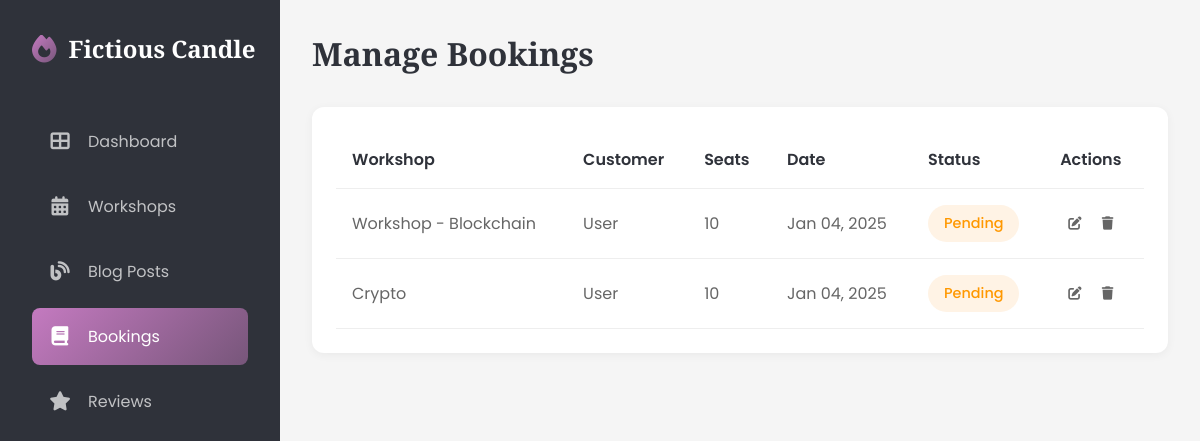
The page /dashboard/bookings/ (signed in) on the database as committed earlier.
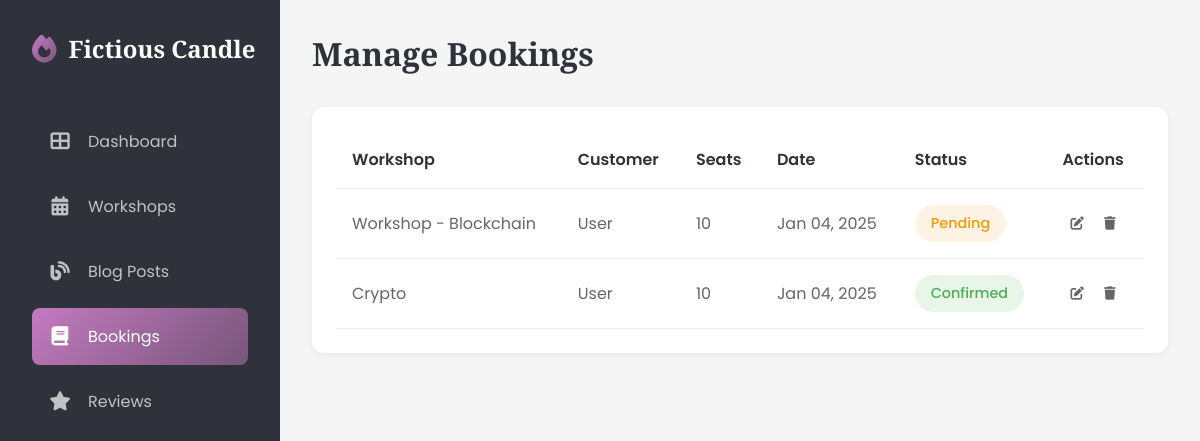
The same page on the database as committed later.
### candle/models.py (models this page shows, shortened)
class Booking(models.Model):
    STATUS_CHOICES = [
        ('confirmed', 'Confirmed'),
        ('pending', 'Pending'),
        ('cancelled', 'Cancelled'),
    ]
    user = models.ForeignKey(User, on_delete=models.CASCADE, related_name='bookings', related_query_name='booking')
    workshop = models.ForeignKey(CandleWorkshop, on_delete=models.CASCADE, related_name='bookings', related_query_name='booking')
    booking_date = models.DateTimeField(auto_now_add=True)
    number_of_seats = models.IntegerField()
    status = models.CharField(
        max_length=10,
        choices=STATUS_CHOICES,
        default='pending'
    )
    class Meta:
        ordering = ['-booking_date']

class CandleWorkshop(models.Model):
    title = models.CharField(max_length=255)
    description = models.TextField()
    duration = models.FloatField(
        help_text='Duration of the workshop in hours (e.g., 1.5 for 1.5 hours)'
    )
    thumbnail = models.ImageField(
        upload_to='workshop_thumbnails/',
        null=True,
        blank=True,
        help_text='Featured image for the workshop'
    )
    date = models.DateField()
    time = models.TimeField()
    price = models.DecimalField(max_digits=10, decimal_places=2)
    capacity = models.IntegerField()
    class Meta:
        ordering = ("-date",)

### candle/views.py (the view)
# urls.py: path("bookings/",DashboardBookingView.as_view(),name="dashboard_bookings"),
class DashboardBookingView(LoginRequiredMixin,ListView):
    model = Booking
    template_name = "candle/dashboard/bookings.html"
    context_object_name = 'bookings'
    paginate_by = 10
    def get_queryset(self):
        user = self.request.user
        if user.is_superuser:
            return Booking.objects.all().order_by('-booking_date')
        return Booking.objects.filter(user=user).order_by('-booking_date')
    def get_context_data(self, **kwargs):
        context = super().get_context_data(**kwargs)
        context["active_menu"] = "bookings"
        return context

### candle/context_processors.py (called while the page is built)
def company_info(request):
    config = {
        "latest_blogs":Blogpost.objects.all()[:6],
        "latest_workshops":CandleWorkshop.objects.all()[:6]
    }
    try:
        config.update(Config.objects.first().as_dict())
    except Exception as e:
        pass
    return config

### candle/models.py (called while the page is built)
    def as_dict(self):
        return {
            'site_name': self.site_name or '',
            'site_title': self.site_title or '',
            'site_description': self.site_description or '',
            'facebook_url': self.facebook_url or '',
            'instagram_url': self.instagram_url or '',
            "pinterest_url": self.pinterest_url or ""
        }

### candle/templates/candle/dashboard/bookings.html (shortened to what this page needs)
{% extends 'candle/dashboard/base.html' %}
{% block content %}
<main class="main-content">
    <div class="page-header">
        <h1 class="page-title">Manage Bookings</h1>
    </div>
    <div class="table-container">
        {% if not bookings %}
        <div class="empty-state">
            <i class="fas fa-calendar-xmark"></i>
            <p>No Recent Bookings</p>
            <span>New bookings will appear here</span>
        </div>
        {% else %}
        <table>
            <thead>
                <tr>
                    <th>Workshop</th>
                    {% if user.is_superuser %}
                    <th>Customer</th>
                    {% endif %}
                    <th>Seats</th>
                    <th>Date</th>
                    <th>Status</th>
                    <th>Actions</th>
                </tr>
            </thead>
            <tbody>
                {% for booking in bookings %}
                    <tr>
                        <td>{{booking.workshop.title}}</td>
                        {% if user.is_superuser %}
                        <td>{{booking.user.get_full_name|default:"User"}}</td>
                        {% endif %}
                        <td>{{booking.number_of_seats}}</td>
                        <td>{{booking.booking_date|date:"M d, Y"}}</td>
                        <td><span class="status status-{{booking.status}}">{{booking.get_status_display}}</span></td>
                        <td>
                            <button class="action-btn" onclick="openBookingModal({{booking.id}})"><i class="fas fa-edit"></i></button>
                            <form method="post" action="{% url 'candle:delete_bookings' booking.id %}" class="delete-form">
                                <button type="submit" class="action-btn">
                                    <i class="fas fa-trash"></i>
                                </button>
                            </form>
                        </td>
                    </tr>
                {% endfor %}
            </tbody>
        </table>
        {% endif %}
    </div>
</main>
{% endblock content %}

Rows that differ between the two databases and show on the page:
changed Booking "Crypto": status "Pending" → "Confirmed"
